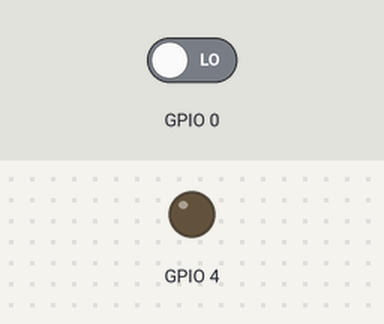
A sketch run on a simulated ESP8266 (NodeMCU). Shown: output pins drawn as LEDs (lit = HIGH). Inputs (shaded band) come from the test bench; at power-on: GPIO 0 LOW. WiFi joins after 1.5 s; servers stay silent unless stated.

Above: at 3.0 s.
3.1 s: GPIO 0 driven HIGH
At 3.8 s:
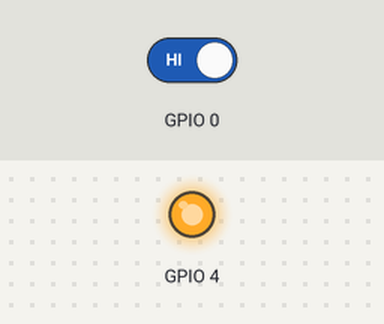
6.1 s: GPIO 0 driven LOW
At 7.3 s:
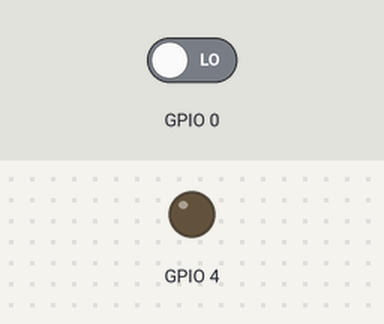
Timing chart, 0 to 9.1 s (numbered marks = the images above; inputs shaded):
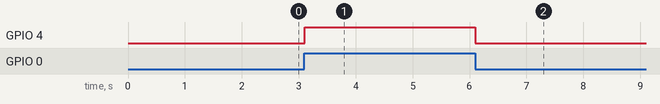

The sketch:

wifi_esp_controled.ino
```cpp
#define BLYNK_PRINT Serial
#include <ESP8266WiFi.h>
#include <BlynkSimpleEsp8266.h>

char auth[] = "8fbcb32654514b19a73fe2dfe1f87d55";
char ssid[] = "office";
char pass[] = "07091822";

void setup()
{
  // Debug console
  Serial.begin(9600);
pinMode(4,OUTPUT);
  Blynk.begin(auth, ssid, pass);
}

void loop()
{
  if (digitalRead(0)==HIGH)
  {
    digitalWrite(4,HIGH);
    delay(1000);
    digitalWrite(4,LOW);
    digitalWrite(0,LOW);

  }
  Blynk.run();
}
```

Measured:
- after the input at 3.1 s, GPIO 4: LOW → HIGH at once
- after the input at 6.1 s, GPIO 4: HIGH → LOW at once
